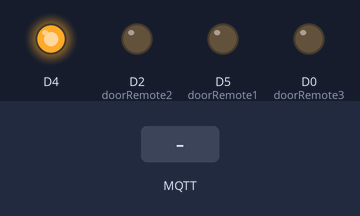
Bench run of a sketch on a simulated ESP8266 (NodeMCU). Shown: output pins drawn as LEDs (lit = HIGH). The test bench sets the inputs (shaded band). WiFi joins after 1.5 s; servers stay silent unless stated; no MQTT or app messages arrive unless stated; what the sketch prints to the serial monitor is not drawn.

Above: at 2.7 s.
2.8 s: MQTT message "click1" arrives on the first subscribed topic
4.3 s: MQTT message "click2" arrives on the first subscribed topic
At 5.1 s:
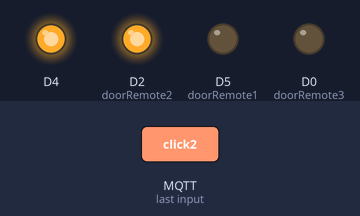
6.8 s: MQTT message "light" arrives on the first subscribed topic
At 7.4 s:
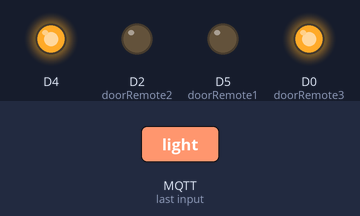
9.3 s: MQTT message "click1" arrives on the second subscribed topic
At 10.1 s:
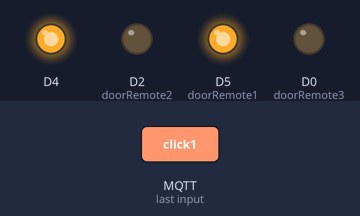
Timing chart, 0 to 12.3 s (numbered marks = the images above; inputs shaded):
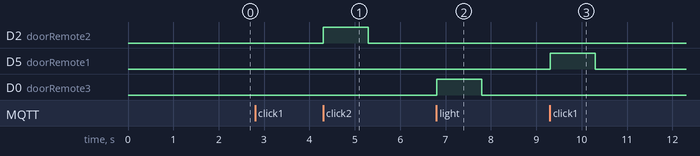

The sketch:

garage_controller_arduino.ino
```cpp
// (licence header left out)
// Must Add this libraries to your Arduino IDE
#include <ESP8266WiFi.h>
#include <PubSubClient.h>
#include "DHT.h"


// Pin Assiments
#define DHTPIN D7  // Pin for Temperature Sensor
#define doorRemote1 D5
#define doorRemote2 D2
#define doorRemote3 D0
#define door1Pin D6
#define door2Pin D12

// Uncomment whatever type you're using!
//#define DHTTYPE DHT11   // DHT 11
#define DHTTYPE DHT22   // DHT 22  (AM2302), AM2321
//#define DHTTYPE DHT21   // DHT 21 (AM2301)

// Add your Wifi info
const char* ssid = "";
const char* password = "";

// MQTT Broker info
const char* mqtt_server = "";
const int mqtt_server_port = 1883;

char myClientID[20];
char tmpChar[15];
char* clientID;

// MQTT Topics
#define house_door_state_topic "house/garage/doors/state"
#define house_garage_remote_topic "house/garage/doors/remote"
#define house_garage_env_topic "house/garage/weather"
#define pingTopic "devices/ping"


// Set up temperature sensor object
DHT dht(DHTPIN, DHTTYPE);
// Wifi Client
WiFiClient espClient;

// MQTT Client
PubSubClient client(espClient);

int REMOTE_SKIP_COUNT = 1;
int TEMP_INTERVAL  = 300;
String oldMsg;
long lastMsg = 0;
long longerCount = 0;
char msg[50];
char __doorsStatus[80];
int value = 0;

String doorPinsState(){
  // Read the status of the door pins
  int door1PinRead = digitalRead(door1Pin);
  int door2PinRead = digitalRead(door2Pin);
  // Build jsonstring
  String doorsStatus = "{\"door1\":";
  doorsStatus.concat(door1PinRead);
  doorsStatus.concat( ",\"door2\":" );
  doorsStatus.concat( door2PinRead);
  doorsStatus.concat("}");
  // Return the status as a json string
  return doorsStatus;
}

char* generateClientID(){
  // Create dynamic client name
  String mac = WiFi.macAddress();
  mac.toCharArray(tmpChar,50);
  strcat(myClientID, "RTI");
  strcat(myClientID, tmpChar);
  return myClientID;
}

void setup_wifi() {
  delay(10);
  // We start by connecting to a WiFi network
  Serial.println();
  Serial.print("Connecting to ");
  Serial.println(ssid);
  WiFi.begin(ssid, password);
  while (WiFi.status() != WL_CONNECTED) {
    delay(500);
    Serial.print(".");
  }

  Serial.println("");
  Serial.println("WiFi connected");
  Serial.println("IP address: ");
  Serial.println(WiFi.localIP());
}
void sendDoorStatus(){
  // Get the status of the doors
  String newMsg = doorPinsState();
  // Check if the status has changed
  if ( oldMsg != newMsg){
    // if it has changed then lets send an updated state
    oldMsg = newMsg;
    newMsg.toCharArray(msg, sizeof(msg));
    Serial.print("Publish message: ");
    Serial.println(msg);
    client.publish(house_door_state_topic, msg);
  }
}

void remoteClick(int remotePin){
  if ( REMOTE_SKIP_COUNT > 0 ){
    Serial.println("Skipping on reconnect");
    REMOTE_SKIP_COUNT--;
    return;
  }
  Serial.println("Activating remote clicK");
  digitalWrite(remotePin, HIGH);
  delay(1000);
  digitalWrite(remotePin, LOW);
}

void callback(char* topic, byte* payload, unsigned int length) {
  Serial.print("Message arrived [");
  Serial.print(topic);
  Serial.print("] ");
  String myCommand;
  for (int i = 0; i < length; i++) {
    Serial.print((char)payload[i]);
    myCommand.concat((char)payload[i]);
  }
  Serial.println();
  if (myCommand == "click1"){
    remoteClick(doorRemote1);
  }
  if (myCommand == "click2"){
    remoteClick(doorRemote2);
  }
  if (myCommand == "light"){
    remoteClick(doorRemote3);
  }
  if (myCommand == "status"){
    sendDoorStatus();
  }
  if (myCommand == "ping"){
    client.publish("devices/pong", clientID);
  }
  // Switch on the LED if an 1 was received as first character
  if ((char)payload[0] == '1') {
    digitalWrite(BUILTIN_LED, LOW);   // Turn the LED on (Note that LOW is the voltage level
    // but actually the LED is on; this is because
    // it is acive low on the ESP-01)
  } else {
    digitalWrite(BUILTIN_LED, HIGH);  // Turn the LED off by making the voltage HIGH
  }

}

void setup() {
  clientID = generateClientID();
  pinMode(BUILTIN_LED, OUTPUT);     // Initialize the BUILTIN_LED pin as an output
  // remote pin initialization
  pinMode(doorRemote1, OUTPUT);
  pinMode(doorRemote2, OUTPUT);
  pinMode(doorRemote3, OUTPUT);
  // Set door sensor pins as input
  pinMode(door1Pin,INPUT);
  pinMode(door2Pin,INPUT);
  digitalWrite(doorRemote1, LOW);
  digitalWrite(doorRemote2, LOW);
  Serial.begin(115200);
  setup_wifi();
  client.setServer(mqtt_server, mqtt_server_port);
  client.setCallback(callback);
  dht.begin();

}


String getTempHumidity(){
  float h = dht.readHumidity();
  // Read temperature as Fahrenheit (isFahrenheit = true)
  float f = dht.readTemperature(true);

  // Check if any reads failed and exit early (to try again).
  if (isnan(h) || isnan(f)) {
    Serial.println("Failed to read from DHT sensor!");
    return "";
  }else{
    String message = "";
    message.concat("{\"humidity\": ");
    message.concat(h);
    message.concat(",\"temperature\": ");
    message.concat(f);
    message.concat("}");
    return message;
  }
}

void reconnect() {
  // Loop until we're reconnected
  while (!client.connected()) {
    Serial.print("Attempting MQTT connection...");
    // Attempt to connect
    if (client.connect(clientID)) {
      Serial.println("connected");
      // Once connected, publish an announcement...
      client.publish("devices/online", clientID);
      // ... and resubscribe
      client.subscribe("devices/ping");

client.subscribe(house_garage_remote_topic);
} else {
      Serial.print("failed, rc=");
      Serial.print(client.state());
      Serial.println(" try again in 5 seconds");
      // Wait 5 seconds before retrying
      delay(5000);
    }
  }
}
void loop() {
 digitalWrite(BUILTIN_LED, HIGH);
  if (!client.connected()) {
    reconnect();
  }
  client.loop();
  long now = millis();
// Uncomment for temp sendsor reading and  reporting
// at TEMP_INTERVAL
//  if (now - longerCount > (TEMP_INTERVAL * 1000)) {
//    longerCount = now;
//    String tempMsg =   getTempHumidity();
//    Serial.println(tempMsg);
//    tempMsg.toCharArray(msg, sizeof(msg));
//    client.publish(house_garage_env_topic, msg);
//  }

// Uncomment if you like the door status sent at an interval
//  if (now - lastMsg > 2000) {
//    lastMsg = now;
//    ++value;
//    sendDoorStatus();
//  }
}
```

Measured:
- after the input at 2.8 s, every drawn part: stays the same
- after the input at 4.3 s, D2 (doorRemote2): LOW → HIGH at once, → LOW 1.0 s later
- after the input at 6.8 s, D0 (doorRemote3): LOW → HIGH at once, → LOW 1.0 s later
- after the input at 9.3 s, D5 (doorRemote1): LOW → HIGH at once, → LOW 1.0 s later
